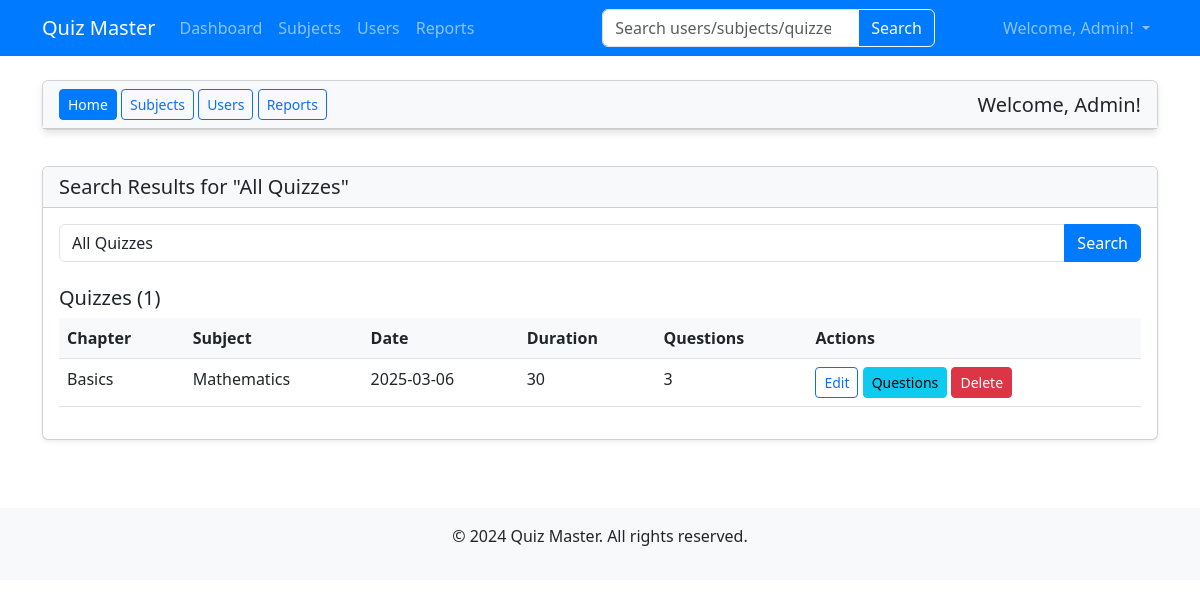
/admin/all-quizzes (signed in), run on the app's committed database.
### models.py (models this page shows, shortened)
class User(db.Model,UserMixin):
    id = db.Column(db.Integer, primary_key=True)
    email = db.Column(db.String(120), unique=True, nullable=False)
    password = db.Column(db.String(200), nullable=False)
    full_name = db.Column(db.String(100), nullable=False)
    qualification = db.Column(db.String(100), nullable=True)
    dob = db.Column(db.String(20), nullable=True)
    is_admin = db.Column(db.Boolean, default=False)
    scores = db.relationship('Score', backref='user', lazy=True, cascade="all, delete-orphan")

class Quiz(db.Model):
    id = db.Column(db.Integer, primary_key=True)
    chapter_id = db.Column(db.Integer, db.ForeignKey('chapter.id'), nullable=False)
    date_of_quiz = db.Column(db.String(20), nullable=False)
    time_duration = db.Column(db.String(10), nullable=False)
    remarks = db.Column(db.Text, nullable=True)
    questions = db.relationship('Question', backref='quiz', lazy=True, cascade="all, delete-orphan")
    scores = db.relationship('Score', backref='quiz', lazy=True, cascade="all, delete-orphan")

class Chapter(db.Model):
    id = db.Column(db.Integer, primary_key=True)
    name = db.Column(db.String(100), nullable=False)
    description = db.Column(db.Text, nullable=True)
    subject_id = db.Column(db.Integer, db.ForeignKey('subject.id'), nullable=False)
    quizzes = db.relationship('Quiz', backref='chapter', lazy=True, cascade="all, delete-orphan")

class Subject(db.Model):
    id = db.Column(db.Integer, primary_key=True)
    name = db.Column(db.String(100), nullable=False)
    description = db.Column(db.Text, nullable=True)
    chapters = db.relationship('Chapter', backref='subject', lazy=True, cascade="all, delete-orphan")

### routes/admin.py (the view)
@admin.route('/all-quizzes')
@login_required
@admin_required
def all_quizzes():
    quizzes = Quiz.query.all()
    return render_template('admin/search.html',
                          query="All Quizzes",
                          users=[],
                          subjects=[],
                          chapters=[],
                          quizzes=quizzes)

### app.py (called while the page is built)
@login_manager.user_loader
def load_user(user_id):
    return User.query.get(int(user_id))

### routes/admin.py (called while the page is built)
def admin_required(f):
    @wraps(f)
    def decorated_function(*args, **kwargs):
        if not current_user.is_authenticated or not current_user.is_admin:
            flash('You need admin privileges to access this page.')
            return redirect(url_for('auth.login'))
        return f(*args, **kwargs)
    return decorated_function

@admin.before_request
def check_admin():
    if not current_user.is_authenticated or not current_user.is_admin:
        flash('You must be an admin to access this page.')
        return redirect(url_for('auth.login'))

### templates/admin/search.html (shortened to what this page needs)
{% extends 'base.html' %}
{% block content %}
<div class="row mb-3">
    <div class="col-12">
        <div class="card">
            <div class="card-header bg-light d-flex justify-content-between align-items-center">
                <div>
                    <a href="{{ url_for('admin.dashboard') }}" class="btn btn-sm btn-primary">Home</a>
                    <a href="{{ url_for('admin.subjects') }}" class="btn btn-sm btn-outline-primary">Subjects</a>
                    <a href="{{ url_for('admin.users') }}" class="btn btn-sm btn-outline-primary">Users</a>
                    <a href="{{ url_for('admin.reports') }}" class="btn btn-sm btn-outline-primary">Reports</a>
                </div>
                <h5 class="mb-0">Welcome, Admin!</h5>
            </div>
        </div>
    </div>
</div>
<div class="row mb-4">
    <div class="col-12">
        <div class="card shadow-sm">
            <div class="card-header bg-light">
                <h5 class="mb-0">Search Results for "{{ query }}"</h5>
            </div>
            <div class="card-body">
                <form action="{{ url_for('admin.search') }}" method="GET" class="mb-4">
                    <div class="input-group">
                        <input type="text" class="form-control" name="query" value="{{ query }}" placeholder="Search for subjects, chapters, quizzes, or users...">
                        <button class="btn btn-primary" type="submit">Search</button>
                    </div>
                </form>
                {% if quizzes %}
                <div class="mt-4">
                    <h5>Quizzes ({{ quizzes|length }})</h5>
                    <div class="table-responsive">
                        <table class="table table-hover">
                            <thead>
                                <tr>
                                    <th>Chapter</th>
                                    <th>Subject</th>
                                    <th>Date</th>
                                    <th>Duration</th>
                                    <th>Questions</th>
                                    <th>Actions</th>
                                </tr>
                            </thead>
                            <tbody>
                                {% for quiz in quizzes %}
                                <tr>
                                    <td>{{ quiz.chapter.name }}</td>
                                    <td>{{ quiz.chapter.subject.name }}</td>
                                    <td>{{ quiz.date_of_quiz }}</td>
                                    <td>{{ quiz.time_duration }}</td>
                                    <td>{{ quiz.questions|length }}</td>
                                    <td>
                                        <a href="{{ url_for('admin.edit_quiz', id=quiz.id) }}" class="btn btn-sm btn-outline-primary">Edit</a>
                                        <a href="{{ url_for('admin.questions', quiz_id=quiz.id) }}" class="btn btn-sm btn-info">Questions</a>
                                        <a href="{{ url_for('admin.delete_quiz', id=quiz.id) }}" class="btn btn-sm btn-danger" onclick="return confirm('Are you sure you want to delete this quiz?')">Delete</a>
                                    </td>
                                </tr>
                                {% endfor %}
                            </tbody>
                        </table>
                    </div>
                </div>
                {% endif %}
            </div>
        </div>
    </div>
</div>
{% endblock %}

### templates/base.html (shortened to what this page needs)
<!DOCTYPE html>
<html lang="en">
<head>
    <link href="https://cdn.jsdelivr.net/npm/bootstrap@5.3.0-alpha1/dist/css/bootstrap.min.css" rel="stylesheet">
    <link rel="stylesheet" href="{{ url_for('static', filename='css/style.css') }}">
</head>
<body>
    <nav class="navbar navbar-expand-lg navbar-dark bg-primary">
        <div class="container">
            <a class="navbar-brand" href="/">Quiz Master</a>
            <div class="collapse navbar-collapse" id="navbarNav">
                <ul class="navbar-nav me-auto">
                    {% if current_user.is_authenticated %}
                        {% if current_user.is_admin %}
                            <li class="nav-item">
                                <a class="nav-link" href="{{ url_for('admin.dashboard') }}">Dashboard</a>
                            </li>
                            <li class="nav-item">
                                <a class="nav-link" href="{{ url_for('admin.subjects') }}">Subjects</a>
                            </li>
                            <li class="nav-item">
                                <a class="nav-link" href="{{ url_for('admin.users') }}">Users</a>
                            </li>
                            <li class="nav-item">
                                <a class="nav-link" href="{{ url_for('admin.reports') }}">Reports</a>
                            </li>
                        {% endif %}
                    {% endif %}
                </ul>
                {% if current_user.is_authenticated %}
                <form class="d-flex mx-auto" method="GET" action="{% if current_user.is_admin %}{{ url_for('admin.search') }}{% else %}{{ url_for('user.search') }}{% endif %}">
                    <div class="input-group">
                        <input class="form-control" type="search" name="query" placeholder="{% if current_user.is_admin %}Search users/subjects/quizzes{% else %}Search subjects/quizzes{% endif %}" aria-label="Search">
                        <button class="btn btn-outline-light" type="submit">Search</button>
                    </div>
                </form>
                {% endif %}
                <ul class="navbar-nav">
                    {% if current_user.is_authenticated %}
                        <li class="nav-item dropdown">
                            <a class="nav-link dropdown-toggle" href="#" id="navbarDropdown" role="button" data-bs-toggle="dropdown" aria-expanded="false">
                                Welcome, {{ current_user.full_name }}!
                            </a>
                        </li>
                    {% endif %}
                </ul>
            </div>
        </div>
    </nav>
    <div class="container mt-4">
        {% block content %}{% endblock %}
    </div>
    <footer class="mt-5 py-3 bg-light text-center">
        <div class="container">
            <p>&copy; 2024 Quiz Master. All rights reserved.</p>
        </div>
    </footer>
</body>
</html>

### static/css/style.css (style rules this page uses)
.navbar { background-color: #007bff !important; }
.card { box-shadow: 0 4px 6px rgba(0,0,0,0.1); margin-bottom: 20px; }
.card-header { font-weight: 500; }
footer { margin-top: 30px; padding: 20px 0; background-color: #f8f9fa; }
.table th { font-weight: 600; background-color: #f8f9fa; }
.btn-primary { background-color: #007bff; border-color: #007bff; }

### data on the page
User: full_name "Admin"
Quiz: chapter.name "Basics", chapter.subject.name "Mathematics", date_of_quiz "2025-03-06", time_duration "30", questions|length "3"

### other printed values
{{ query }} "All Quizzes"
{{ quizzes|length }} "1"
